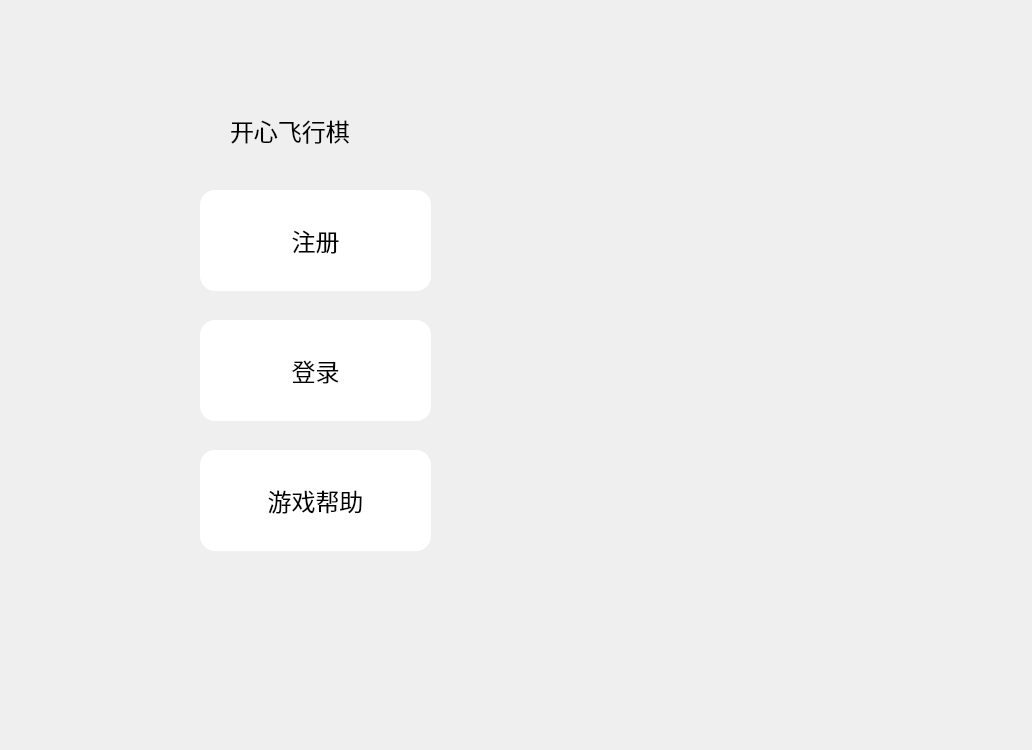
<?xml version="1.0" encoding="UTF-8"?>
<ui version="4.0">
 <class>Begin_page</class>
 <widget class="QMainWindow" name="Begin_page">
  <property name="geometry">
   <rect>
    <x>0</x>
    <y>0</y>
    <width>1032</width>
    <height>750</height>
   </rect>
  </property>
  <property name="windowTitle">
   <string>Begin_page</string>
  </property>
  <property name="styleSheet">
   <string notr="true">#centralwidget
{
	background:url(:/source/back_1.jpg);
}
*{
font: 9pt &quot;Bauhaus 93&quot;;
font-size:24px;
}
QToolButton{
background:pink;
border-radius:60px;
}
QPushButton
{
background:white;
border-radius:15px;
font: 12pt &quot;华文琥珀&quot;;
}
QPushButton:hover
{
background:pink;
border-radius:15px;
font: 12pt &quot;华文琥珀&quot;;
}
QLineEdit
{
background:rgba(255,255,255,0.5);
border:none;
color:white;
font: 12pt &quot;华文琥珀&quot;;
background:transparent;
border-bottom:1px solid #717072;
}
QFrame{
background:rgba(255,255,255,0.6);
border-radius:15px;
}
QLabel
{
background:transparent;
color:black;
font:20pt &quot;华文琥珀&quot;;
}
</string>
  </property>
  <widget class="QWidget" name="centralwidget">
   <widget class="QLabel" name="label">
    <property name="geometry">
     <rect>
      <x>230</x>
      <y>80</y>
      <width>171</width>
      <height>101</height>
     </rect>
    </property>
    <property name="text">
     <string>开心飞行棋</string>
    </property>
   </widget>
   <widget class="QPushButton" name="pB_signup">
    <property name="geometry">
     <rect>
      <x>200</x>
      <y>190</y>
      <width>231</width>
      <height>101</height>
     </rect>
    </property>
    <property name="text">
     <string>注册</string>
    </property>
   </widget>
   <widget class="QPushButton" name="pB_help">
    <property name="geometry">
     <rect>
      <x>200</x>
      <y>450</y>
      <width>231</width>
      <height>101</height>
     </rect>
    </property>
    <property name="text">
     <string>游戏帮助</string>
    </property>
   </widget>
   <widget class="QPushButton" name="pB_signin">
    <property name="geometry">
     <rect>
      <x>200</x>
      <y>320</y>
      <width>231</width>
      <height>101</height>
     </rect>
    </property>
    <property name="text">
     <string>登录</string>
    </property>
   </widget>
  </widget>
 </widget>
 <resources/>
 <connections/>
</ui>
